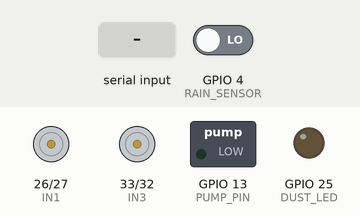
This sketch was run on a simulated ESP32. Parts: motor-driver pin pairs drawn as motors (green arrow = first pin HIGH = forward, orange = second pin HIGH = backward, longer = more drive, scaled by the enable pin), switched loads named in the sketch (green lamp = pin HIGH), output pins drawn as LEDs (lit = HIGH). Inputs (shaded band) come from the test bench; at power-on: GPIO 4 (RAIN_SENSOR) LOW. What the sketch prints to the serial monitor is not drawn.

Above: at 1.2 s.
1.3 s: "2\n" received over Serial
At 3.0 s:
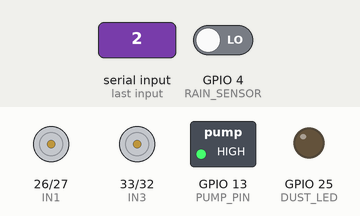
At 5.7 s:
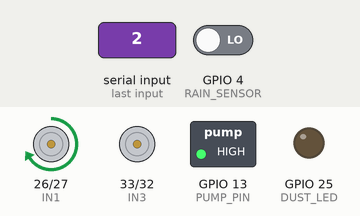
Timing chart, 0 to 16.8 s (numbered marks = the images above; inputs shaded):
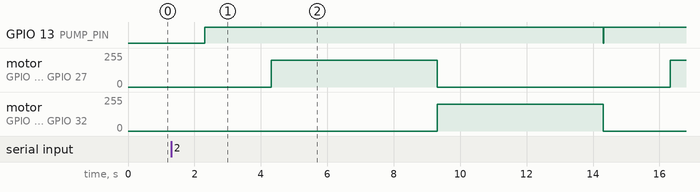

The sketch:

Panel_Surya_Combine.ino
```cpp
/*
====================================================
  SISTEM PEMBERSIH PANEL SURYA OTOMATIS
  ESP32 + L298N + GP2Y1014AU0F + Rain Sensor
====================================================
*/

// ================= PIN DEFINITIONS =================

// Dust Sensor
#define DUST_PIN 34
#define DUST_LED 25

// Rain Sensor
#define RAIN_SENSOR 4

// Pump (MOSFET)
#define PUMP_PIN 13

// Motor A (L298N)
#define IN1 26
#define IN2 27
#define ENA 14   // PWM

// Motor B (L298N)
#define IN3 33
#define IN4 32
#define ENB 12   // PWM (BOOT PIN ⚠️)

// ================= PWM CONFIG =================

#define PWM_FREQ 1000
#define PWM_RES  8       // 0–255
#define PWM_CH_A 0
#define PWM_CH_B 1

int motorSpeed = 200;

// ================= MODE & STATE =================

enum Mode {
  MODE_NONE,
  MODE_AUTO,
  MODE_TIMER
};

enum State {
  IDLE,
  MONITORING_DUST,
  CLEANING_PROCESS,
  WAIT_TIMER_INPUT,
  COUNTDOWN
};

Mode currentMode = MODE_NONE;
State currentState = IDLE;

// ================= TIMING =================

unsigned long lastDustCheck = 0;
const unsigned long DUST_INTERVAL = 300000; // 5 menit

unsigned long countdownStart = 0;
unsigned long countdownDuration = 0;

// ================= GLOBAL =================

float dustPercent = 0;

// ==================================================
//                    UTILITIES
// ==================================================

void stopAll() {
  ledcWrite(PWM_CH_A, 0);
  ledcWrite(PWM_CH_B, 0);
  digitalWrite(PUMP_PIN, LOW);
}

// ==================================================
//                CLEANING PROCESS
// ==================================================

void cleaningProcess() {
  Serial.println("\n================================");
  Serial.println("🚿 PROSES PEMBERSIHAN DIMULAI");
  Serial.println("================================");

  // Pompa ON
  digitalWrite(PUMP_PIN, HIGH);
  Serial.println("💧 Pompa air MENYALA");
  delay(2000);

  // Motor A
  Serial.println("🔄 Motor A bergerak (5 detik)");
  digitalWrite(IN1, HIGH);
  digitalWrite(IN2, LOW);
  ledcWrite(PWM_CH_A, motorSpeed);
  delay(5000);
  ledcWrite(PWM_CH_A, 0);

  // Motor B
  Serial.println("🔄 Motor B bergerak (5 detik)");
  digitalWrite(IN3, HIGH);
  digitalWrite(IN4, LOW);
  ledcWrite(PWM_CH_B, motorSpeed);
  delay(5000);
  ledcWrite(PWM_CH_B, 0);

  // Pompa OFF
  digitalWrite(PUMP_PIN, LOW);

  Serial.println("✅ PEMBERSIHAN SELESAI");
  Serial.println("================================\n");
}

// ==================================================
//                   DUST SENSOR
// ==================================================

float readDustPercent() {
  digitalWrite(DUST_LED, LOW);
  delayMicroseconds(280);
  int adc = analogRead(DUST_PIN);
  delayMicroseconds(40);
  digitalWrite(DUST_LED, HIGH);
  delayMicroseconds(9680);

  float voltage = adc * (3.3 / 4096.0);
  float density = 0.17 * voltage - 0.1;
  if (density < 0) density = 0;

  return constrain(density * 100, 0, 100);
}

String dustStatus(float percent) {
  if (percent <= 30) return "BERSIH";
  if (percent <= 50) return "BERDEBU";
  return "BERDEBU BANGET";
}

// ==================================================
//                   RAIN SENSOR
// ==================================================

bool isRaining() {
  // SESUAI HARDWARE KAMU
  return digitalRead(RAIN_SENSOR) == HIGH;
}

// ==================================================
//                  SERIAL INPUT
// ==================================================

void readModeInput() {
  if (Serial.available()) {
    int input = Serial.parseInt();

    if (input == 1) {
      currentMode = MODE_AUTO;
      currentState = MONITORING_DUST;
      Serial.println("\n🟢 MODE OTOMATIS AKTIF");
    }
    else if (input == 2) {
      currentMode = MODE_TIMER;
      currentState = WAIT_TIMER_INPUT;
      Serial.println("\n🟠 MODE TIMER AKTIF");
      Serial.println("Masukkan timer (detik): ");
    }
  }
}

// ==================================================
//                MODE OTOMATIS
// ==================================================

void handleAutoMode() {
  if (currentState == MONITORING_DUST) {
    if (millis() - lastDustCheck >= DUST_INTERVAL) {
      lastDustCheck = millis();

      dustPercent = readDustPercent();
      Serial.print("📊 Debu: ");
      Serial.print(dustPercent);
      Serial.print("% | ");
      Serial.println(dustStatus(dustPercent));

      if (dustPercent >= 51) {
        currentState = CLEANING_PROCESS;
      }
    }
  }

  if (currentState == CLEANING_PROCESS) {
    cleaningProcess();
    currentState = MONITORING_DUST;
  }
}

// ==================================================
//                 MODE TIMER
// ==================================================

void handleTimerMode() {
  if (currentState == WAIT_TIMER_INPUT) {
    if (Serial.available()) {
      countdownDuration = Serial.parseInt() * 1000;
      countdownStart = millis();
      currentState = COUNTDOWN;
      Serial.println("⏳ HITUNG MUNDUR DIMULAI");
    }
  }

  if (currentState == COUNTDOWN) {

    if (isRaining()) {
      Serial.println("🌧️ HUJAN TERDETEKSI → TIMER RESET");
      countdownStart = millis();
      delay(2000);
    }

    if (millis() - countdownStart >= countdownDuration) {
      Serial.println("⏰ TIMER HABIS");
      cleaningProcess();
      countdownStart = millis();
    }
  }
}

// ==================================================
//                     SETUP
// ==================================================

void setup() {
  Serial.begin(115200);

  pinMode(DUST_LED, OUTPUT);
  pinMode(DUST_PIN, INPUT);
  pinMode(RAIN_SENSOR, INPUT);

  pinMode(PUMP_PIN, OUTPUT);

  pinMode(IN1, OUTPUT);
  pinMode(IN2, OUTPUT);
  pinMode(IN3, OUTPUT);
  pinMode(IN4, OUTPUT);

  // ===== PWM SETUP (KRITIS) =====
  ledcSetup(PWM_CH_A, PWM_FREQ, PWM_RES);
  ledcSetup(PWM_CH_B, PWM_FREQ, PWM_RES);
  ledcAttachPin(ENA, PWM_CH_A);
  ledcAttachPin(ENB, PWM_CH_B);

  stopAll();

  Serial.println("================================");
  Serial.println(" SISTEM PANEL SURYA OTOMATIS ");
  Serial.println("================================");
  Serial.println("1. Mode Otomatis");
  Serial.println("2. Mode Timer");
}

// ==================================================
//                      LOOP
// ==================================================

void loop() {
  readModeInput();

  if (currentMode == MODE_AUTO) {
    handleAutoMode();
  }
  else if (currentMode == MODE_TIMER) {
    handleTimerMode();
  }
}
```

Measured:
- after the input at 1.3 s, GPIO 13 (PUMP_PIN): LOW → HIGH after 1.0 s, → LOW 12.0 s later, → HIGH 0.01 s later; motor on GPIO 26 (IN1) / GPIO 27 (IN2): stopped → forward 199/255 after 3.0 s, → stopped 5.0 s later, → forward 199/255 7.0 s later; motor on GPIO 33 (IN3) / GPIO 32 (IN4): stopped → forward 199/255 after 8.0 s, → stopped 5.0 s later
